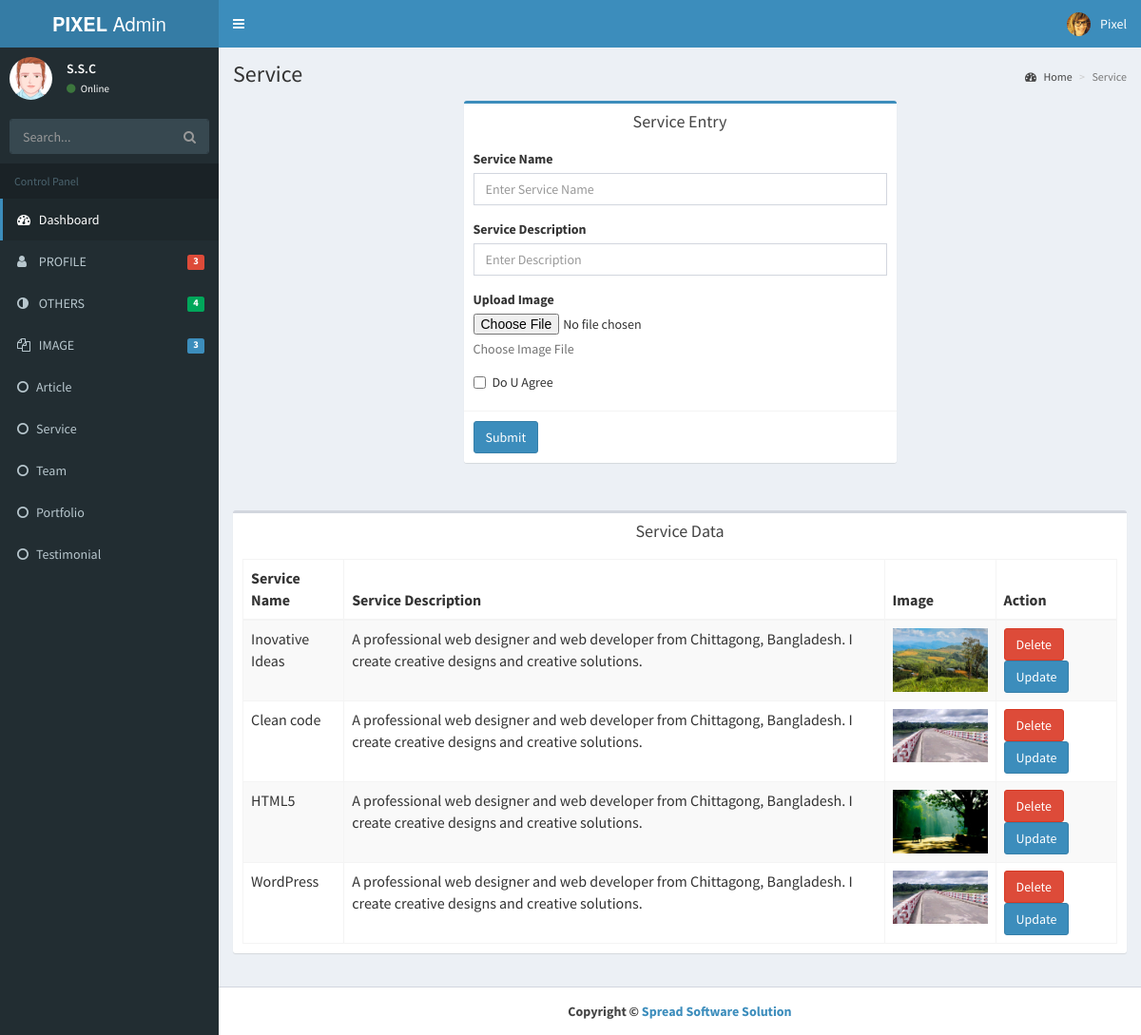
Page /admin/dashboard.php?page=service_content (signed in) on the committed database.
### tables this page shows
CREATE TABLE IF NOT EXISTS `service` (
`id` int(11) NOT NULL,
  `serviceName` varchar(50) DEFAULT NULL,
  `description` varchar(255) DEFAULT NULL,
  `name` varchar(50) DEFAULT NULL,
  `size` varchar(50) DEFAULT NULL,
  `type` varchar(50) DEFAULT NULL,
  `path` varchar(50) DEFAULT NULL
);

### core/dbe.inc.php (called while the page is built, shortened)
<?php
    function connect() {
        $mysql_host = 'localhost';
        $mysql_user = 'root';
        $mysql_pass = '';
        $mysql_db = 'blogadmin';
        static $connection;
        if(!isset($connection)) {
            $connection = mysqli_connect($mysql_host,$mysql_user,$mysql_pass,$mysql_db);
        }
        return $connection;
    }
    function query($query) {
        $connection = connect();
        $result = mysqli_query($connection,$query);
        return $result;
    }
    function fetchData($query) {
        $rows = array();
        $result = query($query);
        while ($row = mysqli_fetch_assoc($result)) {
            $rows[] = $row;
        }
        return $rows;
    }
?>

### components/adminuser/service_content.php (the view, shortened to what this page needs)
<div class="content-wrapper">
       <section class="content-header">
         <h1>
           Service
         </h1>
         <ol class="breadcrumb">
           <li><a href="#"><i class="fa fa-dashboard"></i> Home</a></li>
           <li class="active">Service</li>
         </ol>
       </section>
       <section class="content">
         <div class="row">
           <div class="col-md-6 col-md-offset-3">
             <div class="box box-primary">
               <div class="box-header" style="text-align:center">
                 <h3 class="box-title">Service Entry</h3>
               </div>
               <form role="form" method="post" name="service" id = "service" enctype="multipart/form-data">
                 <div class="box-body">
                   <div class="form-group">
                     <label for="serviceName">Service Name</label>
                     <input type="text" class="form-control" id="serviceName" name="serviceName" placeholder="Enter Service Name">
                   </div>
                   <div class="form-group">
                     <label for="description">Service Description</label>
                     <input type="text" class="form-control" id="description"  name="description" placeholder="Enter Description ">
                   </div>
                   <div class="form-group">
                     <label for="InputFile">Upload Image</label>
				  <input name="image" type="file" id="userfile"  >
                     <p class="help-block">Choose Image File</p>
                   </div>
                   <div class="checkbox">
                     <label>
                       <input type="checkbox"> Do U Agree
                     </label>
                   </div>
                 </div>
                 <div class="box-footer">
                   <button type="submit" class="btn btn-primary" name="upload" id="upload">Submit</button>
                 </div>
               </form>
             </div>
           </div>
         </div>
       </section>
     <section class="content">
         <div class="row">
           <div class="col-xs-12">
       		<div class="box">
               <div class="box-header" style="text-align:center">
                 <h3 class="box-title">Service Data</h3>
               </div>
               <div class="box-body">
                 <table id="example1" class="table table-bordered table-striped" >
                   <thead>
                     <tr>
                       <th>Service Name</th>
                       <th>Service Description</th>
                       <th>Image</th>
                       <th>Action</th>
                     </tr>
                  </thead>
                     <?php
					$query = "select * from service";
					$record = fetchData($query);
                       foreach ($record as $service) {
                               $id=$service['id'];
							echo "<tr>";
								echo "<td>".$service['serviceName']."</td>";
								echo "<td>".$service['description']."</td>";
								echo "<td><img width = 100px, hight = 100px, src='../public/upload/".$service['name']."'></td>";
								echo "<td>
							<a href='dashboard.php?page=delete_service_content&id=$id'><button type='submit' class='btn btn-danger'>Delete</button></a>
	  						<a href='dashboard.php?page=update_service_content&id=$id'><button type='submit' class='btn btn-primary'>Update</button></a>
										</td>";
							echo "</tr>";
						}
				 ?>
                  </table>
               </div>
             </div>
           </div>
         </div>
       </section>
     </div>

### rows in the picture
service: serviceName "Inovative Ideas", description "A professional web designer and web developer from Chittagong, Bangladesh. I create creative designs and creative solutions.", name (picture)
service: serviceName "Clean code", description "A professional web designer and web developer from Chittagong, Bangladesh. I create creative designs and creative solutions.", name (picture)
service: serviceName "HTML5", description "A professional web designer and web developer from Chittagong, Bangladesh. I create creative designs and creative solutions.", name (picture)
service: serviceName "WordPress", description "A professional web designer and web developer from Chittagong, Bangladesh. I create creative designs and creative solutions.", name (picture)

### other values in the picture
$_SESSION['userName'] "S.S.C"
